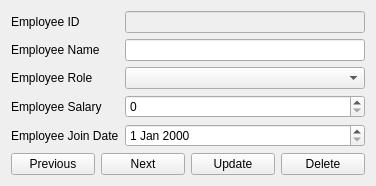
<?xml version="1.0" encoding="UTF-8"?>
<ui version="4.0">
 <class>FormEditDeleteEmployee</class>
 <widget class="QWidget" name="FormEditDeleteEmployee">
  <property name="geometry">
   <rect>
    <x>0</x>
    <y>0</y>
    <width>376</width>
    <height>170</height>
   </rect>
  </property>
  <property name="windowTitle">
   <string>Edit / Delete Employee</string>
  </property>
  <layout class="QVBoxLayout" name="verticalLayout">
   <item>
    <layout class="QFormLayout" name="formLayout">
     <item row="0" column="0">
      <widget class="QLabel" name="lblEditEmployeeID">
       <property name="text">
        <string>Employee ID</string>
       </property>
      </widget>
     </item>
     <item row="0" column="1">
      <widget class="QLineEdit" name="lineEditEmployeeID">
       <property name="enabled">
        <bool>false</bool>
       </property>
      </widget>
     </item>
     <item row="4" column="0">
      <widget class="QLabel" name="lblEditEmployeeDate">
       <property name="text">
        <string>Employee Join Date</string>
       </property>
      </widget>
     </item>
     <item row="2" column="0">
      <widget class="QLabel" name="lblEditEmployeePosition">
       <property name="text">
        <string>Employee Role</string>
       </property>
      </widget>
     </item>
     <item row="2" column="1">
      <widget class="QComboBox" name="cmbEditEmployeePosition"/>
     </item>
     <item row="4" column="1">
      <widget class="QDateEdit" name="dteEditEmployeeDate"/>
     </item>
     <item row="1" column="0">
      <widget class="QLabel" name="lblEmployeeName">
       <property name="text">
        <string>Employee Name</string>
       </property>
      </widget>
     </item>
     <item row="1" column="1">
      <widget class="QLineEdit" name="lineEditEmployeeName"/>
     </item>
     <item row="3" column="0">
      <widget class="QLabel" name="lblEditEmployeeSalary">
       <property name="text">
        <string>Employee Salary</string>
       </property>
      </widget>
     </item>
     <item row="3" column="1">
      <widget class="QSpinBox" name="spinEditEmployeeSalary"/>
     </item>
    </layout>
   </item>
   <item>
    <layout class="QHBoxLayout" name="horizontalLayout">
     <item>
      <widget class="QPushButton" name="btnEditEmployeePrevious">
       <property name="text">
        <string>Previous</string>
       </property>
      </widget>
     </item>
     <item>
      <widget class="QPushButton" name="btnEditEmployeeNext">
       <property name="text">
        <string>Next</string>
       </property>
      </widget>
     </item>
     <item>
      <widget class="QPushButton" name="btnEditEmployeeSave">
       <property name="text">
        <string>Update</string>
       </property>
      </widget>
     </item>
     <item>
      <widget class="QPushButton" name="btnEditEmployeeDelete">
       <property name="text">
        <string>Delete</string>
       </property>
      </widget>
     </item>
    </layout>
   </item>
  </layout>
 </widget>
 <resources/>
 <connections/>
</ui>
